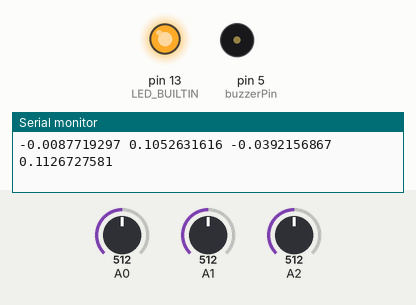
Simulated run of this sketch. Board: Arduino Uno, built with avr-gcc and run on an emulated ATmega328P. Parts: output pins drawn as LEDs (lit = HIGH), buzzer (waves = sounding), the last lines printed to the serial monitor. Inputs (shaded band) come from the test bench; at power-on: A0 = 512, A1 = 512, A2 = 512.

Above: at 1.2 s.
1.3 s: A0 set to 657
4.3 s: A0 set to 685
At 4.41 s:
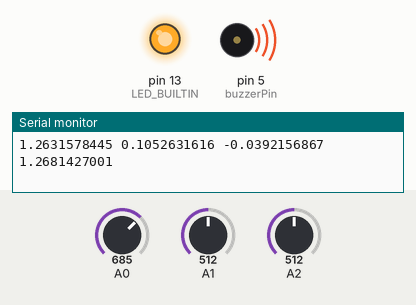
7.3 s: A0 set to 511
At 8.2 s:
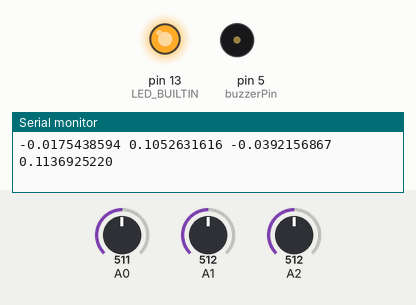
8.8 s: A0 set to 367
11.8 s: A0 set to 336
At 12.15 s:
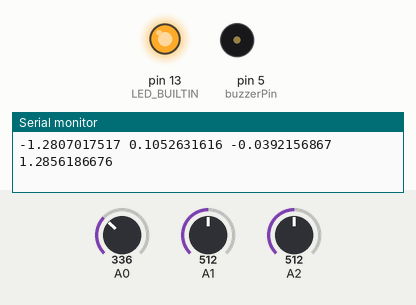
Timing chart, 0 to 15.8 s (numbered marks = the images above; inputs shaded):
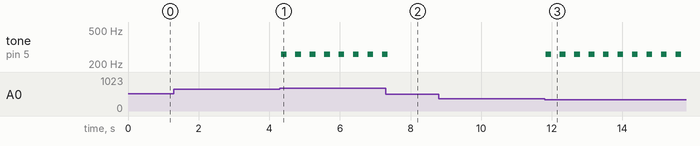

The sketch:

keen.ino
```cpp
//COMPONENTS: adxl335 + Arduino + buzzer

int buzzerPin = 5;

double x, y, z;
double vect = 0;

int x_zero_G = 513;   // 399 - 627 min ja max
int x_one_G = 114;
int y_zero_G = 500;   //386 - 615
int y_one_G = 114;
int z_zero_G = 516;   //414 -618
int z_one_G = 102;

void setup()
{
  // Set the buzzer pin as an OUTPUT
  pinMode(buzzerPin, OUTPUT);
  digitalWrite(buzzerPin, LOW);

  // initialize digital pin LED_BUILTIN as an output.
  pinMode(LED_BUILTIN, OUTPUT);

  //analogReference(EXTERNAL);
  pinMode(A0, INPUT);
  pinMode(A1, INPUT);
  pinMode(A2, INPUT);
  Serial.begin(9600);      // sets the serial port to 9600
  digitalWrite(LED_BUILTIN, HIGH);


}

void loop(){

  readADXL();

  if (vect > 1.400) playHyppy();

  printData();

}


void readADXL(){
  x = analogRead(A0);       // read analog input pin 0
  x = (x - x_zero_G)/ x_one_G;

  y = analogRead(A1);       // read analog input pin 1
  y = (y - y_zero_G)/ y_one_G;

  z = analogRead(A2);       // read analog input pin 2
  z = (z - z_zero_G)/ z_one_G;

  vect = sqrt(sq(x) + sq(y) + sq(z));

}

void printData(){
  Serial.print(x, DEC);    // print the acceleration in the X axis
  Serial.print(" ");       // prints a space between the numbers
  Serial.print(y, DEC);    // print the acceleration in the Y axis
  Serial.print(" ");       // prints a space between the numbers
  Serial.print(z, DEC);  // print the acceleration in the Z axis
  Serial.print(" ");       // prints a space between the numbers
  Serial.println(vect, DEC);
  delay(50);              // wait

  }


void playAskel(){          //eka on walk ääni
  tone(buzzerPin, 233, 7);
  delay(7);
  tone(buzzerPin, 246, 7);
  delay(250);
  }


void playHyppy(){           //toka on hyppy

tone(buzzerPin, 261, 10);
delay(10);
tone(buzzerPin, 261, 10);
delay(10);
tone(buzzerPin, 277, 7);
delay(7);
tone(buzzerPin, 277, 7);
delay(7);
tone(buzzerPin, 293, 7);
delay(7);
tone(buzzerPin, 293, 7);
delay(7);
tone(buzzerPin, 311, 7);
delay(7);
tone(buzzerPin, 311, 7);
delay(7);
tone(buzzerPin, 311, 7);
delay(7);
tone(buzzerPin, 311, 7);
delay(7);
tone(buzzerPin, 311, 7);
delay(7);
tone(buzzerPin, 311, 7);
delay(7);
tone(buzzerPin, 293, 7);
delay(7);
tone(buzzerPin, 293, 7);
delay(7);
tone(buzzerPin, 293, 7);
delay(7);
tone(buzzerPin, 311, 7);
delay(7);
tone(buzzerPin, 311, 7);
delay(7);
tone(buzzerPin, 329, 7);
delay(7);
tone(buzzerPin, 329, 7);
delay(7);
tone(buzzerPin, 329, 7);
delay(7);
tone(buzzerPin, 349, 7);
delay(7);
tone(buzzerPin, 329, 7);

delay(200);
}
```

Measured:
- the behaviour switches between 672 and 673 on A0 (found by bisection; images 0 and 1)
- the behaviour switches between 354 and 353 on A0 (found by bisection; images 2 and 3)
- after the input at 4.3 s, tone on pin 5 (buzzerPin): alternates 261 Hz for 0.16 s and silent for 0.25 s, starting at once
- after the input at 7.3 s, tone on pin 5 (buzzerPin): goes on until 7.4 s, then stays silent
- after the input at 11.8 s, tone on pin 5 (buzzerPin): alternates 261 Hz for 0.16 s and silent for 0.25 s, starting at once
